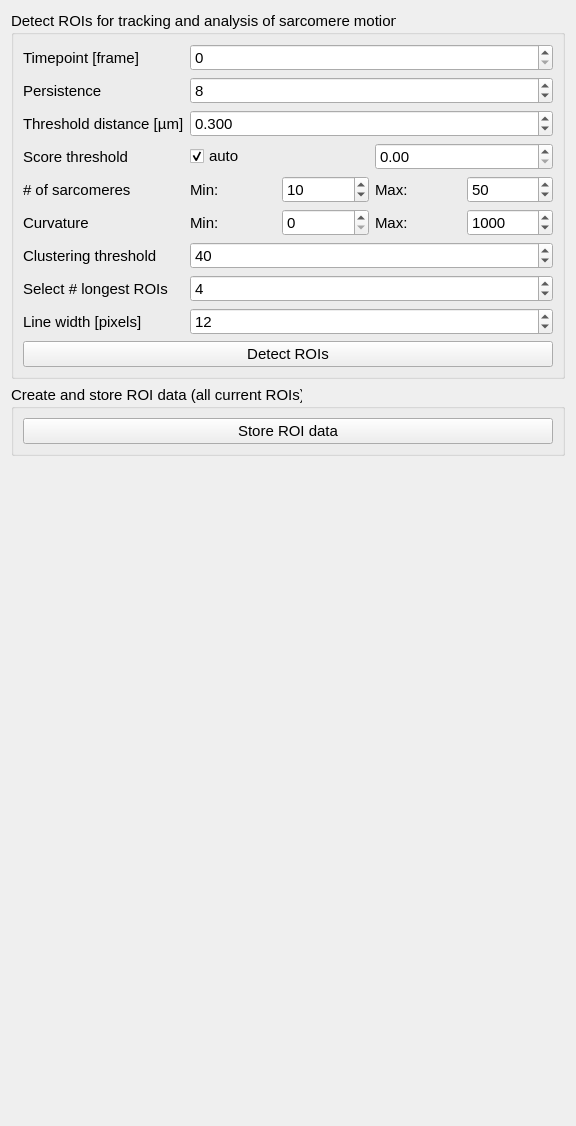
<?xml version="1.0" encoding="UTF-8"?>
<ui version="4.0">
 <class>Form</class>
 <widget class="QWidget" name="Form">
  <property name="geometry">
   <rect>
    <x>0</x>
    <y>0</y>
    <width>576</width>
    <height>1126</height>
   </rect>
  </property>
  <property name="windowTitle">
   <string>Form</string>
  </property>
  <layout class="QFormLayout" name="formLayout">
   <item row="9" column="0" colspan="2">
    <widget class="QGroupBox" name="groupBox_6">
     <property name="font">
      <font>
       <pointsize>11</pointsize>
      </font>
     </property>
     <property name="title">
      <string>Detect ROIs for tracking and analysis of sarcomere motion</string>
     </property>
     <layout class="QFormLayout" name="formLayout_7">
      <item row="1" column="0">
       <widget class="QLabel" name="label_36">
        <property name="toolTip">
         <string>Timepoint to select frame. Selects i-th timepoint of timepoints specified in wavelet analysis.</string>
        </property>
        <property name="text">
         <string>Timepoint [frame]</string>
        </property>
       </widget>
      </item>
      <item row="1" column="1">
       <widget class="QSpinBox" name="sb_detect_roi_timepoint">
        <property name="toolTip">
         <string>Timepoint to select frame. Selects i-th timepoint of timepoints specified in wavelet analysis.</string>
        </property>
        <property name="maximum">
         <number>1000000000</number>
        </property>
       </widget>
      </item>
      <item row="2" column="0">
       <widget class="QLabel" name="label_37">
        <property name="toolTip">
         <string>Persistence of line (average points length and orientation for prior estimation)</string>
        </property>
        <property name="text">
         <string>Persistence</string>
        </property>
       </widget>
      </item>
      <item row="2" column="1">
       <widget class="QSpinBox" name="sb_detect_roi_persistence">
        <property name="toolTip">
         <string>Persistence of line (average points length and orientation for prior estimation)</string>
        </property>
        <property name="maximum">
         <number>10</number>
        </property>
        <property name="value">
         <number>8</number>
        </property>
       </widget>
      </item>
      <item row="3" column="0">
       <widget class="QLabel" name="label_38">
        <property name="toolTip">
         <string>Maximal distance for nearest neighbor estimation</string>
        </property>
        <property name="text">
         <string>Threshold distance [µm]</string>
        </property>
       </widget>
      </item>
      <item row="3" column="1">
       <widget class="QDoubleSpinBox" name="dsb_detect_roi_threshold_distance">
        <property name="toolTip">
         <string>Maximal distance for nearest neighbor estimation</string>
        </property>
        <property name="decimals">
         <number>3</number>
        </property>
        <property name="maximum">
         <double>1000000.000000000000000</double>
        </property>
        <property name="value">
         <double>0.300000000000000</double>
        </property>
       </widget>
      </item>
      <item row="4" column="0">
       <widget class="QLabel" name="label_39">
        <property name="toolTip">
         <string>Score threshold for random seeds </string>
        </property>
        <property name="text">
         <string>Score threshold</string>
        </property>
       </widget>
      </item>
      <item row="4" column="1">
       <layout class="QHBoxLayout" name="horizontalLayout_5">
        <item>
         <widget class="QCheckBox" name="chk_roi_automatic_score_threshold">
          <property name="toolTip">
           <string>If True
            score_threshold from wavelet analysis is used.</string>
          </property>
          <property name="text">
           <string>auto</string>
          </property>
          <property name="checked">
           <bool>true</bool>
          </property>
         </widget>
        </item>
        <item>
         <widget class="QDoubleSpinBox" name="dsb_detect_roi_score_threshold">
          <property name="toolTip">
           <string>Score threshold for random seeds (needs to be &lt;=score_threshold from get_points_midline). If automated
            score_threshold from wavelet analysis is used.</string>
          </property>
          <property name="maximum">
           <double>1000000.000000000000000</double>
          </property>
          <property name="value">
           <double>0.000000000000000</double>
          </property>
         </widget>
        </item>
       </layout>
      </item>
      <item row="6" column="0">
       <widget class="QLabel" name="label_3">
        <property name="toolTip">
         <string>Limits of sarcomere numbers in ROI (n_min, n_max)</string>
        </property>
        <property name="text">
         <string># of sarcomeres</string>
        </property>
       </widget>
      </item>
      <item row="6" column="1">
       <layout class="QHBoxLayout" name="horizontalLayout">
        <item>
         <widget class="QLabel" name="label_4">
          <property name="toolTip">
           <string>Limits of sarcomere numbers in ROI (n_min, n_max)</string>
          </property>
          <property name="text">
           <string>Min:</string>
          </property>
         </widget>
        </item>
        <item>
         <widget class="QSpinBox" name="sb_detect_roi_num_lims_min">
          <property name="toolTip">
           <string>Limits of sarcomere numbers in ROI (n_min, n_max)</string>
          </property>
          <property name="maximum">
           <number>100000</number>
          </property>
          <property name="value">
           <number>10</number>
          </property>
         </widget>
        </item>
        <item>
         <widget class="QLabel" name="label_5">
          <property name="toolTip">
           <string>Limits of sarcomere numbers in ROI (n_min, n_max)</string>
          </property>
          <property name="text">
           <string>Max:</string>
          </property>
         </widget>
        </item>
        <item>
         <widget class="QSpinBox" name="sb_detect_roi_num_lims_max">
          <property name="toolTip">
           <string>Limits of sarcomere numbers in ROI (n_min, n_max)</string>
          </property>
          <property name="maximum">
           <number>100000</number>
          </property>
          <property name="value">
           <number>50</number>
          </property>
         </widget>
        </item>
       </layout>
      </item>
      <item row="7" column="0">
       <widget class="QLabel" name="label_27">
        <property name="text">
         <string>Curvature</string>
        </property>
       </widget>
      </item>
      <item row="7" column="1">
       <layout class="QHBoxLayout" name="horizontalLayout_8">
        <item>
         <widget class="QLabel" name="label_33">
          <property name="toolTip">
           <string> Limits for ROI line mean squared curvature (MSC)</string>
          </property>
          <property name="text">
           <string>Min:</string>
          </property>
         </widget>
        </item>
        <item>
         <widget class="QSpinBox" name="sb_detect_roi_msc_limits_min">
          <property name="toolTip">
           <string> Limits for ROI line mean squared curvature (MSC)</string>
          </property>
          <property name="maximum">
           <number>1000000</number>
          </property>
         </widget>
        </item>
        <item>
         <widget class="QLabel" name="label_32">
          <property name="toolTip">
           <string> Limits for ROI line mean squared curvature (MSC)</string>
          </property>
          <property name="text">
           <string>Max:</string>
          </property>
         </widget>
        </item>
        <item>
         <widget class="QSpinBox" name="sb_detect_roi_msc_limits_max">
          <property name="toolTip">
           <string> Limits for ROI line mean squared curvature (MSC)</string>
          </property>
          <property name="maximum">
           <number>1000000</number>
          </property>
          <property name="value">
           <number>1000</number>
          </property>
         </widget>
        </item>
       </layout>
      </item>
      <item row="8" column="0">
       <widget class="QLabel" name="label_17">
        <property name="toolTip">
         <string>The linkage distance threshold above which, clusters will not be merged.</string>
        </property>
        <property name="text">
         <string>Clustering threshold</string>
        </property>
       </widget>
      </item>
      <item row="8" column="1">
       <widget class="QSpinBox" name="sb_detect_roi_distance_threshold">
        <property name="toolTip">
         <string>The linkage distance threshold above which, clusters will not be merged.</string>
        </property>
        <property name="maximum">
         <number>1000000</number>
        </property>
        <property name="value">
         <number>40</number>
        </property>
       </widget>
      </item>
      <item row="9" column="0">
       <widget class="QLabel" name="label_19">
        <property name="toolTip">
         <string>If int, only n longest ROIs are saved. If None, all are saved.</string>
        </property>
        <property name="text">
         <string>Select # longest ROIs</string>
        </property>
       </widget>
      </item>
      <item row="9" column="1">
       <widget class="QSpinBox" name="sb_detect_roi_n_longest">
        <property name="toolTip">
         <string>If int, only n longest ROIs are saved. If None, all are saved.</string>
        </property>
        <property name="maximum">
         <number>100000</number>
        </property>
        <property name="value">
         <number>4</number>
        </property>
       </widget>
      </item>
      <item row="10" column="0">
       <widget class="QLabel" name="label_20">
        <property name="toolTip">
         <string>Width of the scan, perpendicular to the line</string>
        </property>
        <property name="text">
         <string>Line width [pixels]</string>
        </property>
       </widget>
      </item>
      <item row="10" column="1">
       <widget class="QSpinBox" name="sb_detect_roi_line_width">
        <property name="toolTip">
         <string>Width of the scan, perpendicular to the line</string>
        </property>
        <property name="maximum">
         <number>10000</number>
        </property>
        <property name="value">
         <number>12</number>
        </property>
       </widget>
      </item>
      <item row="11" column="0" colspan="2">
       <widget class="QPushButton" name="btn_detect_rois">
        <property name="toolTip">
         <string>Detect ROIs automatically and store them</string>
        </property>
        <property name="text">
         <string>Detect ROIs</string>
        </property>
       </widget>
      </item>
     </layout>
    </widget>
   </item>
   <item row="10" column="0" colspan="2">
    <widget class="QGroupBox" name="groupBox_5">
     <property name="font">
      <font>
       <pointsize>11</pointsize>
      </font>
     </property>
     <property name="title">
      <string>Create and store ROI data (all current ROIs)</string>
     </property>
     <layout class="QFormLayout" name="formLayout_6">
      <item row="1" column="0" colspan="2">
       <widget class="QPushButton" name="btn_store_rois">
        <property name="toolTip">
         <string>stores all current ROIs, only needed when using manual ROIs</string>
        </property>
        <property name="text">
         <string>Store ROI data</string>
        </property>
       </widget>
      </item>
     </layout>
    </widget>
   </item>
  </layout>
 </widget>
 <resources/>
 <connections/>
</ui>
